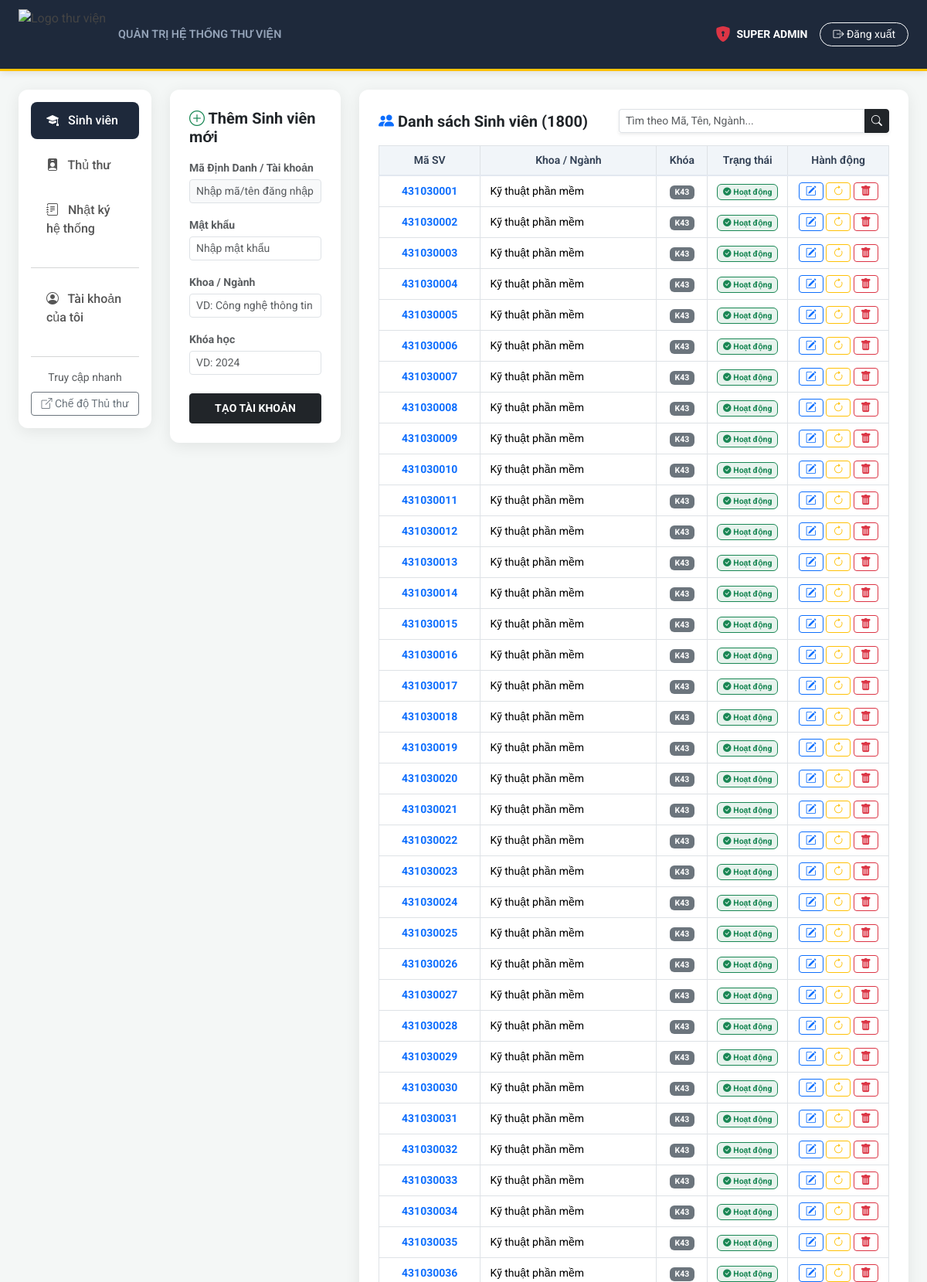
Page /indexadmin.php (signed in, upper part) on the committed database.
### tables this page shows
CREATE TABLE `Users` (
  `id` int(11) NOT NULL,
  `username` varchar(50) NOT NULL,
  `email` varchar(100) DEFAULT NULL,
  `phone_number` varchar(20) DEFAULT NULL,
  `password` varchar(255) NOT NULL,
  `role` enum('student','admin','librarian') NOT NULL DEFAULT 'student',
  `major_name` varchar(100) DEFAULT NULL,
  `cohort` int(11) DEFAULT NULL,
  `full_name` varchar(100) DEFAULT NULL
);

### indexadmin.php (the view, shortened to what this page needs)
<?php
require_once 'config.php';
$tab = isset($_GET['tab']) ? $_GET['tab'] : 'students';
$stmt = $pdo->prepare("SELECT * FROM Users WHERE username = ? AND role = 'admin' LIMIT 1");
$stmt->execute([$_SESSION['username']]);
$admin_info = $stmt->fetch();
if ($admin_info) {
    $admin_info['phone_number'] = $admin_info['phone_number'] ?? $admin_info['phone'] ?? '';
}
$limit = 50;
$page = isset($_GET['page']) ? (int)$_GET['page'] : 1;
$offset = ($page - 1) * $limit;
$search = isset($_GET['search']) ? trim($_GET['search']) : '';
$search_sql = "";
$params = [];
if ($tab === 'students') {
    $role_filter = "role = 'student'";
} else {
    $role_filter = "role = 'librarian'";
}
$total_stmt = $pdo->prepare("SELECT COUNT(*) FROM Users WHERE $role_filter $search_sql");
$total_stmt->execute($params);
$total_items = $total_stmt->fetchColumn();
$stmt = $pdo->prepare("SELECT * FROM Users WHERE $role_filter $search_sql ORDER BY username ASC LIMIT $limit OFFSET $offset");
$stmt->execute($params);
$users = $stmt->fetchAll();
$edit_user = null;
?>
<!DOCTYPE html>
<html lang="vi" dir="ltr">
<head>
    <link href="https://cdn.jsdelivr.net/npm/bootstrap-icons@1.11.1/font/bootstrap-icons.css" rel="stylesheet" />
    <link href="https://cdn.jsdelivr.net/npm/bootstrap@5.3.2/dist/css/bootstrap.min.css" rel="stylesheet" />
</head>
<body class="d-flex flex-column min-vh-100">
    <header class="admin-header sticky-top">
        <div class="container-fluid px-4 d-flex justify-content-between align-items-center">
            <div style="display: flex; align-items: center;">
                <img src="images/qnu_logo.png" alt="Logo thư viện" style="height: 65px;">
                <div class="ms-3 d-none d-md-block">
                    <div class="system-name">QUẢN TRỊ HỆ THỐNG THƯ VIỆN</div>
                </div>
            </div>
            <div class="d-flex align-items-center">
                <span class="me-3 fw-bold text-white small"><i class="bi bi-shield-lock-fill text-danger fs-5 align-middle me-1"></i> SUPER ADMIN</span>
                <a href="logout.php" class="btn btn-outline-light btn-sm rounded-pill px-3"><i class="bi bi-box-arrow-right"></i> Đăng xuất</a>
            </div>
        </div>
    </header>
    <main class="container-fluid px-4 py-4 flex-grow-1">
        <div class="row">
            <div class="col-lg-2 mb-4">
                <div class="content-card p-3 sticky-top" style="top: 90px;">
                    <div class="nav flex-column nav-pills">
                        <a href="?tab=students" class="nav-link <?php echo $tab=='students'?'active':''; ?>">
                            <i class="bi bi-mortarboard-fill me-2"></i> Sinh viên
                        </a>
                        <a href="?tab=librarians" class="nav-link <?php echo $tab=='librarians'?'active':''; ?>">
                            <i class="bi bi-person-badge-fill me-2"></i> Thủ thư
                        </a>
                        <a href="?tab=logs" class="nav-link <?php echo $tab=='logs'?'active':''; ?>">
                            <i class="bi bi-journal-text me-2"></i> Nhật ký hệ thống
                        </a>
                        <hr class="text-muted">
                        <a href="?tab=profile" class="nav-link <?php echo $tab=='profile'?'active':''; ?>">
                            <i class="bi bi-person-circle me-2"></i> Tài khoản của tôi
                        </a>
                    </div>
                    <hr class="text-muted">
                    <div class="text-center">
                        <small class="text-muted d-block mb-2">Truy cập nhanh</small>
                        <a href="indexlibrarian.php" class="btn btn-sm btn-outline-secondary w-100"><i class="bi bi-box-arrow-up-right"></i> Chế độ Thủ thư</a>
                    </div>
                </div>
            </div>
            <div class="col-lg-10">
                <?php if ($tab === 'profile'): ?>
                <div class="row">
                    <div class="col-lg-6 offset-lg-3">
                        <div class="content-card">
                            <h5 class="fw-bold text-dark mb-4">
                                <i class="bi bi-person-circle text-primary"></i> Quản lý tài khoản Admin
                            </h5>
                            <?php if (isset($_GET['msg']) && $_GET['msg'] === 'updated'): ?>
                                <div class="alert alert-success alert-dismissible fade show" role="alert">
                                    <i class="bi bi-check-circle-fill me-2"></i> Cập nhật thông tin thành công!
                                    <button type="button" class="btn-close" data-bs-dismiss="alert"></button>
                                </div>
                            <?php endif; ?>
                            <form method="POST">
                                <input type="hidden" name="update_admin_profile" value="1">
                                <div class="mb-3">
                                    <label class="form-label">Tên đăng nhập</label>
                                    <input type="text" class="form-control" value="<?php echo htmlspecialchars($_SESSION['username'] ?? 'Admin'); ?>" disabled>
                                    <small class="text-muted">Không thể thay đổi</small>
                                </div>
                                <div class="mb-3">
                                    <label class="form-label">Email</label>
                                    <input type="email" name="admin_email" class="form-control" value="<?php echo htmlspecialchars($admin_info['email'] ?? ''); ?>" placeholder="Nhập email" required>
                                </div>
                                <div class="mb-3">
                                    <label class="form-label">Số điện thoại</label>
                                    <input type="tel" name="admin_phone" class="form-control" value="<?php echo htmlspecialchars($admin_info['phone_number'] ?? ''); ?>" placeholder="Nhập số điện thoại">
                                </div>
                                <div class="mb-3">
                                    <label class="form-label">Vai trò</label>
                                    <input type="text" class="form-control" value="Quản trị viên (Super Admin)" disabled>
                                </div>
                                <div class="d-grid gap-2 d-md-flex justify-content-md-end">
                                    <button type="submit" class="btn btn-primary">Lưu thay đổi</button>
                                </div>
                            </form>
                        </div>
                    </div>
                </div>
                <?php else: ?>
                <div class="row">
                    <div class="col-lg-3 mb-4">
                        <div class="content-card">
                            <h5 class="fw-bold text-dark mb-3">
                                <?php if($edit_user): ?>
                                    <i class="bi bi-pencil-square text-warning"></i> Cập nhật <?php echo ($tab == 'students') ? 'Sinh viên' : 'Thủ thư'; ?>
                                <?php else: ?>
                                    <i class="bi bi-plus-circle text-success"></i> Thêm <?php echo ($tab == 'students') ? 'Sinh viên' : 'Thủ thư'; ?> mới
                                <?php endif; ?>
                            </h5>
                            <form method="POST">
                                <div class="mb-3">
                                    <label class="form-label small text-muted fw-bold mb-1">Mã Định Danh / Tài khoản</label>
                                    <input type="text" name="username" class="form-control form-control-sm bg-light"
                                           value="<?php echo $edit_user ? htmlspecialchars($edit_user['username']) : ''; ?>"
                                           placeholder="Nhập mã/tên đăng nhập"
                                           <?php echo $edit_user ? 'readonly' : 'required'; ?>>
                                </div>
                                <?php if(!$edit_user): ?>
                                <div class="mb-3">
                                    <label class="form-label small text-muted fw-bold mb-1">Mật khẩu</label>
                                    <input type="password" name="password" class="form-control form-control-sm" placeholder="Nhập mật khẩu" required>
                                </div>
                                <?php endif; ?>
                                <div class="mb-3">
                                    <label class="form-label small text-muted fw-bold mb-1"><?php echo ($tab == 'students') ? 'Khoa / Ngành' : 'Họ và tên Thủ thư'; ?></label>
                                    <input type="text" name="fullname" class="form-control form-control-sm"
                                           value="<?php echo $edit_user ? htmlspecialchars($edit_user['major_name']) : ''; ?>"
                                           placeholder="<?php echo ($tab == 'students') ? 'VD: Công nghệ thông tin' : 'Nhập họ tên'; ?>" required>
                                </div>
                                <?php if($tab == 'students'): ?>
                                <div class="mb-4">
                                    <label class="form-label small text-muted fw-bold mb-1">Khóa học</label>
                                    <input type="number" name="cohort" class="form-control form-control-sm"
                                           value="<?php echo $edit_user ? $edit_user['cohort'] : ''; ?>"
                                           placeholder="VD: 2024" min="2010" max="2050" required>
                                </div>
                                <?php endif; ?>
                                <button type="submit" class="btn <?php echo $edit_user ? 'btn-warning text-dark' : 'btn-dark'; ?> w-100 btn-sm fw-bold py-2">
                                    <?php echo $edit_user ? 'LƯU THAY ĐỔI' : 'TẠO TÀI KHOẢN'; ?>
                                </button>
                            </form>
                        </div>
                    </div>
                    <div class="col-lg-9">
                        <div class="content-card">
                            <div class="d-flex flex-wrap justify-content-between align-items-center mb-3 gap-2">
                                <h5 class="fw-bold text-dark m-0">
                                    <i class="bi <?php echo ($tab == 'students') ? 'bi-people-fill' : 'bi-person-badge-fill'; ?> text-primary"></i>
                                    Danh sách <?php echo ($tab == 'students') ? 'Sinh viên' : 'Thủ thư'; ?> (<?php echo $total_items; ?>)
                                </h5>
                                <form method="GET" class="d-flex" style="width: 350px;">
                                    <div class="input-group input-group-sm shadow-sm">
                                        <input type="text" name="search" class="form-control border-end-0" placeholder="Tìm theo Mã, Tên, Ngành..." value="<?php echo htmlspecialchars($search); ?>">
                                        <button class="btn btn-dark" type="submit"><i class="bi bi-search"></i></button>
                                    </div>
                                </form>
                            </div>
                            <div class="table-responsive">
                                <table class="table table-sm table-hover table-bordered align-middle mb-0">
                                    <thead>
                                        <tr class="text-center">
                                            <th width="20%"><?php echo ($tab == 'students') ? 'Mã SV' : 'Tên Đăng Nhập'; ?></th>
                                            <th width="35%"><?php echo ($tab == 'students') ? 'Khoa / Ngành' : 'Họ và tên'; ?></th>
                                            <?php if($tab == 'students'): ?><th width="10%">Khóa</th><?php endif; ?>
                                            <th width="15%">Trạng thái</th>
                                            <th width="20%">Hành động</th>
                                        </tr>
                                    </thead>
                                    <tbody>
                                        <?php if(count($users) > 0): ?>
                                            <?php foreach($users as $u): ?>
                                            <tr>
                                                <td class="fw-bold text-primary text-center"><?php echo htmlspecialchars($u['username']); ?></td>
                                                <td><?php echo htmlspecialchars($u['major_name']); ?></td>
                                                <?php if($tab == 'students'): ?>
                                                    <td class="text-center"><span class="badge bg-secondary">K<?php echo htmlspecialchars($u['cohort']); ?></span></td>
                                                <?php endif; ?>
                                                <td class="text-center"><span class="badge bg-success bg-opacity-10 text-success border border-success"><i class="bi bi-check-circle-fill"></i> Hoạt động</span></td>
                                                <td class="text-center">
                                                    <a href="?tab=<?php echo $tab; ?>&edit=<?php echo $u['id']; ?>&search=<?php echo urlencode($search); ?>&page=<?php echo $page; ?>" class="btn btn-sm btn-outline-primary py-0 px-2" title="Sửa"><i class="bi bi-pencil-square"></i></a>
                                                    <a href="?tab=<?php echo $tab; ?>&reset_password=<?php echo $u['id']; ?>&search=<?php echo urlencode($search); ?>&page=<?php echo $page; ?>" class="btn btn-sm btn-outline-warning py-0 px-2" onclick="return confirm('Reset mật khẩu tài khoản <?php echo htmlspecialchars($u['username']); ?> về mặc định là tên đăng nhập/MSSV?');" title="Reset mật khẩu"><i class="bi bi-arrow-clockwise"></i></a>
                                                    <a href="?tab=<?php echo $tab; ?>&delete=<?php echo $u['id']; ?>&role=<?php echo ($tab == 'students') ? 'student' : 'librarian'; ?>&search=<?php echo urlencode($search); ?>&page=<?php echo $page; ?>" class="btn btn-sm btn-outline-danger py-0 px-2" onclick="return confirm('Cảnh báo: Việc xóa người dùng sẽ xóa toàn bộ lịch sử mượn sách của họ. Tiếp tục?')" title="Xóa"><i class="bi bi-trash-fill"></i></a>
                                                </td>
                                            </tr>
                                            <?php endforeach; ?>
                                        <?php else: ?>
                                            <tr><td colspan="5" class="text-center py-5 text-muted"><i class="bi bi-inbox fs-2 d-block mb-2"></i> Không tìm thấy người dùng nào.</td></tr>
                                        <?php endif; ?>
                                    </tbody>
                                </table>
                            </div>
                        </div>
                    </div>
                </div>
                <?php endif; ?>
            </div>
        </div>
    </main>
</body>
</html>

### indexadmin.php (style rules this page uses)
:root { --qnu-blue: #0054a6; --qnu-blue-dark: #003d7a; --qnu-gold: #ffc107; --qnu-bg: #f4f7f6; --shadow: 0 4px 20px rgba(0,0,0,0.08); --admin-dark: #1e293b; }
body { font-family: 'Roboto', sans-serif; background-color: var(--qnu-bg); color: #444; overflow-x: hidden; }
.admin-header { background: var(--admin-dark); padding: 12px 0; box-shadow: 0 2px 10px rgba(0,0,0,0.1); border-bottom: 3px solid var(--qnu-gold); }
.system-name { color: #94a3b8; font-weight: 600; font-size: 0.9rem; }
.content-card { background: white; border-radius: 12px; box-shadow: var(--shadow); border: none; padding: 25px; margin-bottom: 25px; }
.nav-pills .nav-link { color: #555; font-weight: 500; border-radius: 8px; padding: 12px 20px; margin-bottom: 10px; transition: 0.3s; }
.nav-pills .nav-link.active { background-color: var(--admin-dark); color: white; }
.table th { background-color: #f1f5f9; color: #334155; font-weight: 600; border-bottom: 2px solid #e2e8f0; }
.table-sm td, .table-sm th { padding: 8px 12px; font-size: 14px; vertical-align: middle; }

### rows in the picture
users: username "431030001", major_name "Kỹ thuật phần mềm", cohort "43"
users: username "431030002", major_name "Kỹ thuật phần mềm", cohort "43"
users: username "431030003", major_name "Kỹ thuật phần mềm", cohort "43"
users: username "431030004", major_name "Kỹ thuật phần mềm", cohort "43"
users: username "431030005", major_name "Kỹ thuật phần mềm", cohort "43"
users: username "431030006", major_name "Kỹ thuật phần mềm", cohort "43"
users: username "431030007", major_name "Kỹ thuật phần mềm", cohort "43"
users: username "431030008", major_name "Kỹ thuật phần mềm", cohort "43"
users: username "431030009", major_name "Kỹ thuật phần mềm", cohort "43"
users: username "431030010", major_name "Kỹ thuật phần mềm", cohort "43"
users: username "431030011", major_name "Kỹ thuật phần mềm", cohort "43"
users: username "431030012", major_name "Kỹ thuật phần mềm", cohort "43"
users: username "431030013", major_name "Kỹ thuật phần mềm", cohort "43"
users: username "431030014", major_name "Kỹ thuật phần mềm", cohort "43"
users: username "431030015", major_name "Kỹ thuật phần mềm", cohort "43"
users: username "431030016", major_name "Kỹ thuật phần mềm", cohort "43"
users: username "431030017", major_name "Kỹ thuật phần mềm", cohort "43"
users: username "431030018", major_name "Kỹ thuật phần mềm", cohort "43"
users: username "431030019", major_name "Kỹ thuật phần mềm", cohort "43"
users: username "431030020", major_name "Kỹ thuật phần mềm", cohort "43"
users: username "431030021", major_name "Kỹ thuật phần mềm", cohort "43"
users: username "431030022", major_name "Kỹ thuật phần mềm", cohort "43"
users: username "431030023", major_name "Kỹ thuật phần mềm", cohort "43"
users: username "431030024", major_name "Kỹ thuật phần mềm", cohort "43"
users: username "431030025", major_name "Kỹ thuật phần mềm", cohort "43"
users: username "431030026", major_name "Kỹ thuật phần mềm", cohort "43"
users: username "431030027", major_name "Kỹ thuật phần mềm", cohort "43"
users: username "431030028", major_name "Kỹ thuật phần mềm", cohort "43"
users: username "431030029", major_name "Kỹ thuật phần mềm", cohort "43"
users: username "431030030", major_name "Kỹ thuật phần mềm", cohort "43"
users: username "431030031", major_name "Kỹ thuật phần mềm", cohort "43"
users: username "431030032", major_name "Kỹ thuật phần mềm", cohort "43"
users: username "431030033", major_name "Kỹ thuật phần mềm", cohort "43"
users: username "431030034", major_name "Kỹ thuật phần mềm", cohort "43"
users: username "431030035", major_name "Kỹ thuật phần mềm", cohort "43"
users: username "431030036", major_name "Kỹ thuật phần mềm", cohort "43"

### other values in the picture
$total_items "1800"
